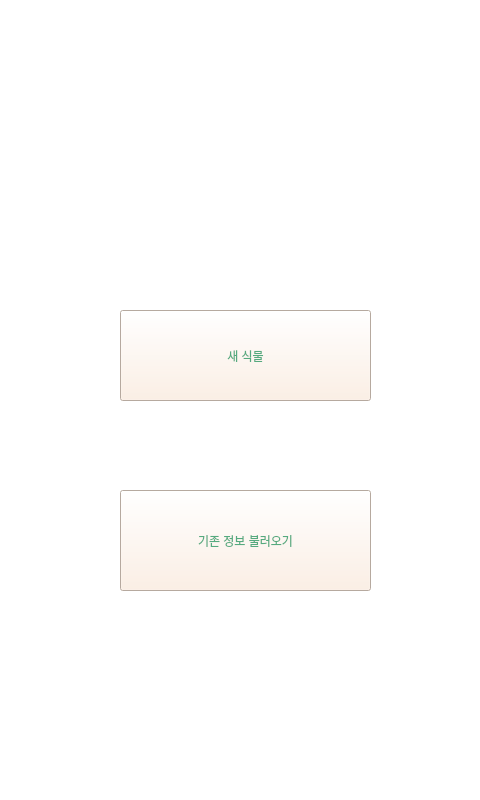
<?xml version="1.0" encoding="UTF-8"?>
<ui version="4.0">
 <class>MainWindow</class>
 <widget class="QMainWindow" name="MainWindow">
  <property name="geometry">
   <rect>
    <x>0</x>
    <y>0</y>
    <width>480</width>
    <height>800</height>
   </rect>
  </property>
  <property name="windowTitle">
   <string>MainWindow</string>
  </property>
  <property name="styleSheet">
   <string notr="true">background-color: rgb(255, 255, 255);</string>
  </property>
  <widget class="QWidget" name="centralwidget">
   <widget class="QPushButton" name="new_button">
    <property name="geometry">
     <rect>
      <x>120</x>
      <y>310</y>
      <width>251</width>
      <height>91</height>
     </rect>
    </property>
    <property name="styleSheet">
     <string notr="true">background-color: rgb(255, 237, 222);
color: rgb(85, 170, 127);
font: 16pt &quot;맑은 고딕&quot;;</string>
    </property>
    <property name="text">
     <string>새 식물</string>
    </property>
   </widget>
   <widget class="QPushButton" name="old_button">
    <property name="geometry">
     <rect>
      <x>120</x>
      <y>490</y>
      <width>251</width>
      <height>101</height>
     </rect>
    </property>
    <property name="styleSheet">
     <string notr="true">background-color: rgb(255, 237, 222);
color: rgb(85, 170, 127);
font: 16pt &quot;맑은 고딕&quot;;</string>
    </property>
    <property name="text">
     <string>기존 정보 불러오기</string>
    </property>
   </widget>
   <widget class="QLabel" name="label">
    <property name="geometry">
     <rect>
      <x>80</x>
      <y>40</y>
      <width>321</width>
      <height>221</height>
     </rect>
    </property>
    <property name="styleSheet">
     <string notr="true">
image: url(:/logo/img/logo.png);</string>
    </property>
    <property name="text">
     <string/>
    </property>
   </widget>
  </widget>
  <widget class="QMenuBar" name="menubar">
   <property name="geometry">
    <rect>
     <x>0</x>
     <y>0</y>
     <width>480</width>
     <height>22</height>
    </rect>
   </property>
  </widget>
  <widget class="QStatusBar" name="statusbar"/>
 </widget>
 <resources>
  <include location="myres.qrc"/>
 </resources>
 <connections>
  <connection>
   <sender>new_button</sender>
   <signal>clicked()</signal>
   <receiver>MainWindow</receiver>
   <slot>new_plant()</slot>
   <hints>
    <hint type="sourcelabel">
     <x>132</x>
     <y>285</y>
    </hint>
    <hint type="destinationlabel">
     <x>83</x>
     <y>283</y>
    </hint>
   </hints>
  </connection>
  <connection>
   <sender>old_button</sender>
   <signal>clicked()</signal>
   <receiver>MainWindow</receiver>
   <slot>old_plant()</slot>
   <hints>
    <hint type="sourcelabel">
     <x>135</x>
     <y>500</y>
    </hint>
    <hint type="destinationlabel">
     <x>68</x>
     <y>496</y>
    </hint>
   </hints>
  </connection>
 </connections>
 <slots>
  <slot>new_plant()</slot>
  <slot>old_plant()</slot>
 </slots>
</ui>
